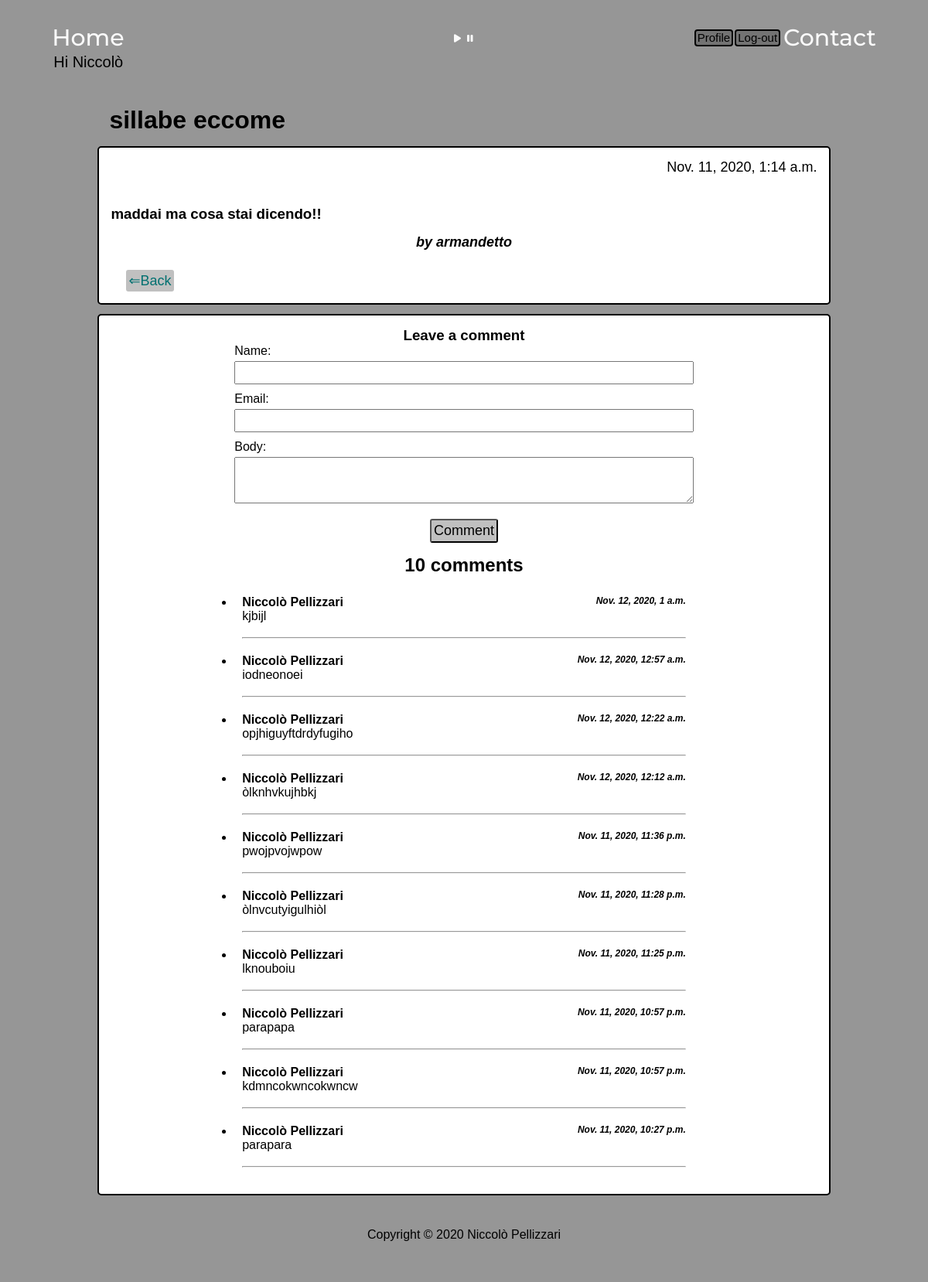
The app's page /crypto-blog/post/37/ (signed in) with its own data.
### cryptoblog/models.py (models this page shows, shortened)
class Post(models.Model):
    title = models.CharField(max_length=200, unique=True)
    author = models.ForeignKey(User, on_delete=models.CASCADE, related_name='blog_posts')
    updated_on = models.DateTimeField(auto_now=True)
    content = RichTextField(blank= True, null= True)
    prefazione = models.CharField(max_length=255)
    created_on = models.DateTimeField(auto_now_add=True)
    status = models.IntegerField(choices=STATUS, default=1)
    class Meta:
        ordering = ['-created_on']

class Comment(models.Model):
    post = models.ForeignKey(Post, on_delete=models.CASCADE, related_name='comments')
    name = models.CharField(max_length=80)
    email = models.EmailField()
    body = models.TextField()
    created_on = models.DateTimeField(auto_now_add=True)
    active = models.BooleanField(default=True)
    class Meta:
        ordering = ['-created_on']

### cryptoblog/views.py (the view)
# urls.py: path('post/<int:pk>/', post_detail, name='post_detail'),
def post_detail(request, pk):
    template_name = 'post_details.html'
    post = get_object_or_404(Post, id=pk)
    comments = post.comments.filter(active=True)
    new_comment = None
    if request.method == 'POST':
        comment_form = CommentForm(data=request.POST)
        if comment_form.is_valid():
            new_comment = comment_form.save(commit=False)
            new_comment.post = post
            new_comment.save()
    else:
        comment_form = CommentForm()
    return render(request, template_name, {'post': post,
                                           'comments': comments,
                                           'new_comment': new_comment,
                                           'comment_form': comment_form})

### cryptoblog/forms.py
class CommentForm(forms.ModelForm):
    class Meta:
        model = Comment
        fields = ('name', 'email', 'body')
        widgets = {
            'name': forms.TextInput(attrs={'class': 'form-comment'}),
            'email': forms.EmailInput(attrs={'class': 'form-comment'}),
            'body': forms.Textarea(attrs={'class': 'form-comment-area'}),
        }

### templates/post_details.html (shortened to what this page needs)
{% extends 'base.html' %}
{% load static %}
{% load widget_tweaks %}
{% block content %}
<head>
    <link href="{% static 'css/crypto-blog.css' %}" rel="stylesheet" type="text/css">
</head>
<body>
<div class="container2">
    <div class="row">
        <div class="col-md-8 card mb-4  mt-3 left  top">
            <h1 class="post-title">{% block title %} {{ post.title }} {% endblock title %}</h1>
            <div class="card-body">
                <p class="post-date">{{ post.created_on }}</p>
                <p class="card-text ">{{ post.content|safe }}</p>
                <h4 class="posted-by">by {{ post.author }}</h4>
                <div class="justify">
                <a class="btn  btn-back" href="{% url 'blog_home' %}">&Leftarrow;Back</a>
                </div>
            </div>
        </div>
        <div class="card-body card">
            <div id="comment-section">
                {% if new_comment %}
                {% else %}
                <h3 class="title-text">Leave a comment</h3>
                <form method="post">
                    {{ comment_form.as_p }}
                    <div class="btn-submit">
                        <button class="btn" type="submit">Comment</button>
                    </div>
                </form>
                {% endif %}
                <h2 id="comments">{{ comments.count }} comments</h2>
                <ul>
                    {% for comment in comments %}
                    <li>
                        <div class="comments" style="padding: 10px;">
                            <h4 class="comment-name">
                                {{ comment.name }}
                                <span class="comment-date">
                                  {{ comment.created_on }}
                                </span>
                            </h4>
                            {{ comment.body | linebreaks }}<br>
                            <hr>
                        </div>
                    </li>
                    {% endfor %}
                </ul>
            </div>
        </div>
    </div>
</div>
</body>
{% endblock content %}

### templates/base.html (shortened to what this page needs)
{% load static %}
<html lang="en">
<head>
</head>
<body>
<header id="head-base">
    <p class="home1">
        <a class="home-button" href="/">Home</a>
        {% if user.is_authenticated %}
        <a class="visible-username">Hi {{ user.first_name }}</a>
        {% endif %}
    </p>
    <a class="home-button push-right" onclick="aud_play_pause()" type="button"><i class="fas fa-play"></i><i
            class="fas fa-pause"></i></a>
    <p class="home2">
        {% if user.is_authenticated %}
        <a class="login-button" href="{% url 'edit_profile' %}">Profile</a>
        <a class="login-button" href="{% url 'logout' %}">Log-out</a>
        {% else %}
        <a class="login-button" href="{% url 'login' %}">Log-in</a>
        <a class="login-button" href="{% url 'register' %}">Register</a>
        {% endif %}
        <a class="home-button contact-button" href="/contact">Contact</a>
    </p>
</header>
<div id="container">
    <div id="main">
        {% block content %}
        {% endblock %}
    </div>
</div>
<footer id="footer">
    <div class="col-lg-12">
        <p class="text-center tm-text-gray tm-copyright-text mb-0">Copyright &copy;
            <span class="tm-current-year">2020</span> Niccolò Pellizzari
        </p>
    </div>
</footer>
</body>
</html>

### static/css/crypto-blog.css (style rules this page uses)
body { font-family: 'Trebuchet MS', 'Lucida Sans Unicode', 'Lucida Grande', 'Lucida Sans', Arial, sans-serif; }
.card { margin-left: auto; margin-right: auto; width: 80%; margin-bottom: 1%; }
.card-body { border: solid 2.5px black; border-radius: 5px; background-color: white; padding: 15px; }
.btn { margin-top: 10px; font-size: 18px; padding: 3px; background:rgb(192,192,192); cursor: pointer; text-decoration: none; border-radius: 3px; }
.btn:link { color: rgb(1,112,112); }
.btn-back { margin-left: 20px; padding: 3px; text-decoration: none; margin-bottom: 0; }
.btn-submit { text-align: center; margin: auto; }
.justify { margin-top: 15px; display: flex; justify-content: space-between; }
#comments { text-align: center; margin: 15px; }
.form-comment { width: 100%; height: 30px; margin-bottom: 10px; font-size: 16px; }
.form-comment-area { width: 100%; height: 60px; padding: 3px; margin-bottom: 10px; font-size: 16px; }
#comment-section { margin-left: auto; margin-right: auto; width: 65%; margin-bottom: 1%; }
.comment-date { float: right; font-size: 12px; font-weight: none; font-style: oblique; }
.title-text { font-weight: 900; text-align: center; }
.post-title { padding: 15px; }
.card-text { padding: 15px; }
.post-date { margin-bottom: 1%; text-align: right; font-size: 18px; }
.posted-by { text-align: center; font-size: 18px; margin-top: 15px; font-style: oblique; }
input { display: block; margin: auto; width: 85%; height: 25px; margin-top: 4px; }
textarea { display: block; margin: auto; width: 85%; height: 50px; margin-top: 4px; }

### templates/base.html (style rules this page uses)
* { box-sizing: border-box; margin: 0; padding: 0; }
header, body, footer { background-color: rgb(150, 150, 150); }
.fas { font-color: white; padding:4px; font-size: 12px; text-rendering: optimizeLegibility; }
.push-right { margin-left: 140px; margin-top: 10px; }
html, body { height: 100%; }
#container { min-height: 100%; }
#main { overflow: auto; padding-bottom: 100px; }
body { margin: 0 8px 0; position: relative; padding-bottom: 100px; }
.home-button { font-family: "Montserrat", sans-serif; font-weight: 500; font-size: 30px; color: rgb(250,250,250); text-decoration: none; }
.home1 { display: flex; flex-direction: column; align-items: flex-start; }
.home2 { display: flex; flex-direction: row; align-items: baseline; align-items: center; }
.contact-button { margin-left: 2px; }
.visible-username { text-decoration: none; margin-top: 2px; margin-left: 2px; font-size: 20px; }
.login-button { font-family: sans-serif; font-weight: 400; font-size: 15px; color: black; text-decoration: none; margin-right: 2px; padding:0.5px 2px; background: rgb(115, 115, 115); border: 2px solid black; border-radius: 4px; }
#head-base { display: flex; justify-content: space-between; align-items: flex-start; padding: 30px 5%; }
#footer { padding: 30px 10%; margin-top: -100px; position: relative; height: 100px; bottom:0; width:100%; clear: both; }
#footer .text-center { text-align: center; font-size: 16px; color: black; text-decoration: none; margin-bottom: 10px; }

### records on screen
Post: title "sillabe eccome", created_on "Nov. 11, 2020, 1:14 a.m.", content "maddai ma cosa stai dicendo!!", author "armandetto"
Comment: name "Niccolò Pellizzari", created_on "Nov. 12, 2020, 1 a.m.", body "kjbijl"
Comment: name "Niccolò Pellizzari", created_on "Nov. 12, 2020, 12:57 a.m.", body "iodneonoei"
Comment: name "Niccolò Pellizzari", created_on "Nov. 12, 2020, 12:22 a.m.", body "opjhiguyftdrdyfugiho"
Comment: name "Niccolò Pellizzari", created_on "Nov. 12, 2020, 12:12 a.m.", body "òlknhvkujhbkj"
Comment: name "Niccolò Pellizzari", created_on "Nov. 11, 2020, 11:36 p.m.", body "pwojpvojwpow"
Comment: name "Niccolò Pellizzari", created_on "Nov. 11, 2020, 11:28 p.m.", body "òlnvcutyigulhiòl"
Comment: name "Niccolò Pellizzari", created_on "Nov. 11, 2020, 11:25 p.m.", body "lknouboiu"
Comment: name "Niccolò Pellizzari", created_on "Nov. 11, 2020, 10:57 p.m.", body "parapapa"
Comment: name "Niccolò Pellizzari", created_on "Nov. 11, 2020, 10:57 p.m.", body "kdmncokwncokwncw"
Comment: name "Niccolò Pellizzari", created_on "Nov. 11, 2020, 10:27 p.m.", body "parapara"

### other values on screen
{{ user.first_name }} "Niccolò"
{{ comments.count }} "10"
